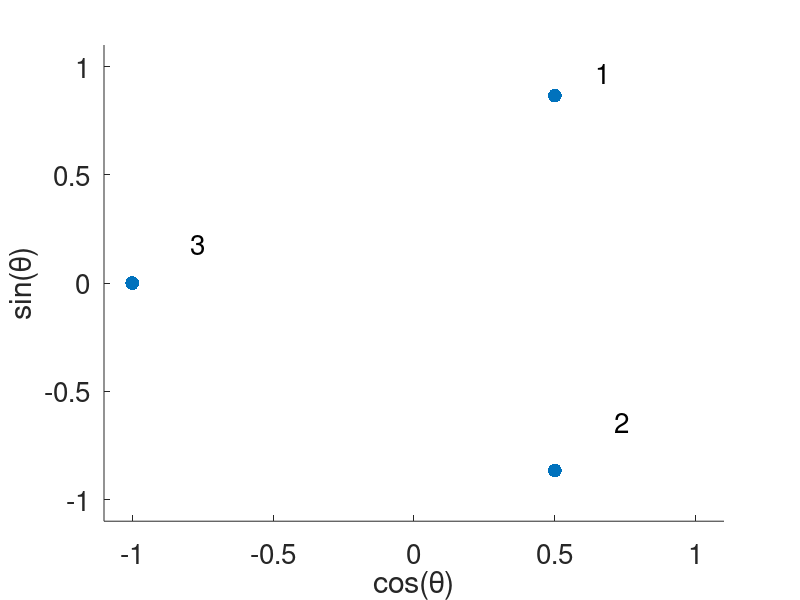
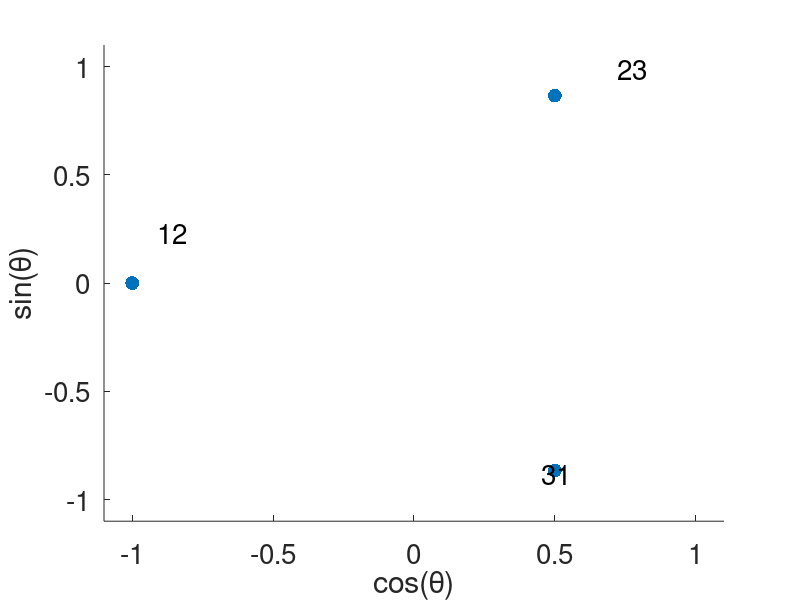
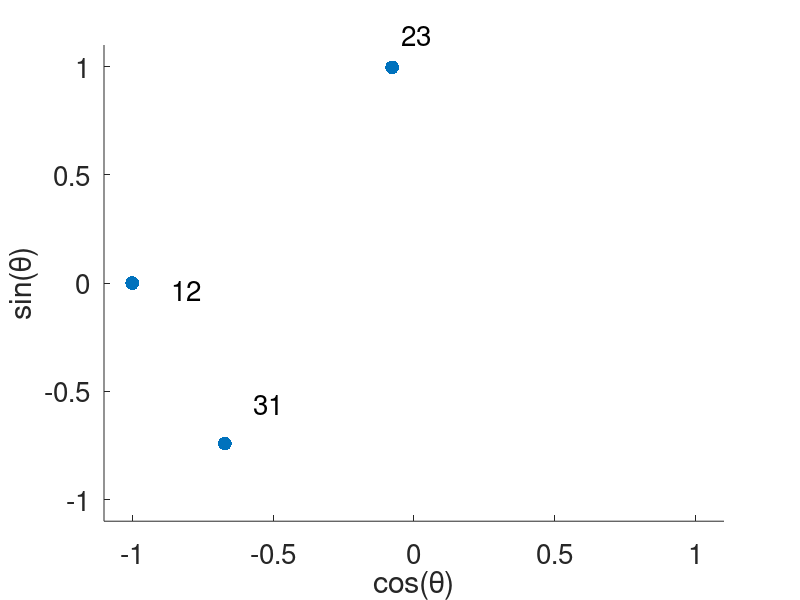
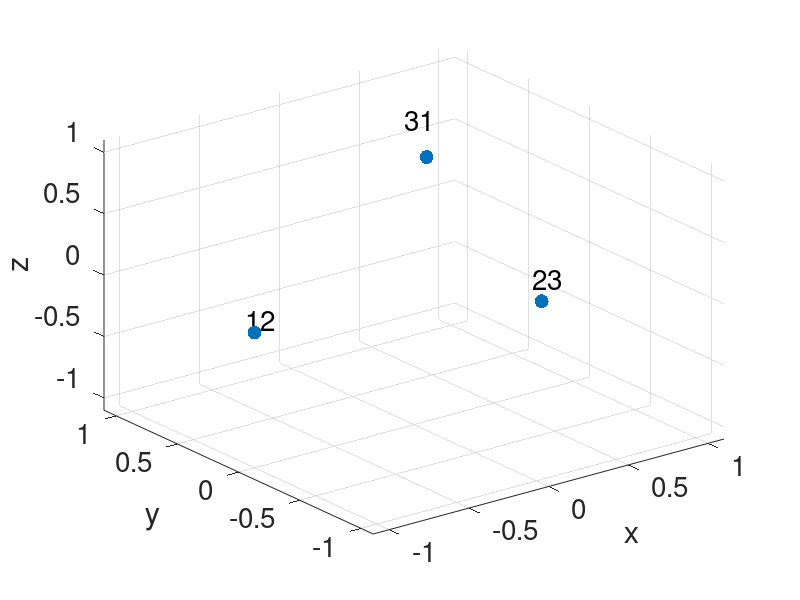

MATLAB code for these plots, in order: (Note: this script raises an error after producing the figures.)
%% Directed version {1,2,3}, {1,2}, {2,3}, {1,3}
g = 1/3;
%%% 3 nodes, 3 edges, 1 triangle 
% create boundary operators
n_node = 3; n_edge =3; n_triangle = 1;
node_name = [1 2 3]'; node_name = num2str(node_name); node_label = cellstr(node_name);
edge_name = [23 31 12]'; edge_name = num2str(edge_name); edge_label = cellstr(edge_name);
trg_name = [123]'; trg_name = num2str(trg_name); trg_label = cellstr(trg_name);


%%% B0
B1 = [0 1 -1; -1 0 1; 1 -1 0];

%%% B2
B2 = [1; -1; 1];

%% Undirected Version

% Hodge Laplacian
L0u = B1 * B1'; % 0-up Laplacian
L1d = B1' * B1; % 1-up Laplacian, n_edge*n_edge matrix
L1u = B2 * B2'; % 1-down Laplacian, n_edge*n_edge matrix
L2d = B2' * B2; % 2-down Laplacian, n_triangle*n_triangle matrix

% The undirected infered adjacency matrix
A0_up = diag(diag(L0u)) - L0u; % this is the same as the standard adjacency matrix for standard graph
D1_up = diag(diag(L1u));
A1_up = D1_up - L1u; % infered adjacency between edges

%% First version in Ginestra's notes Section B2
%%% Directed adjacency matrix
weight_e = [1 1 1]; % weight of edges
Ph1 = repelem(weight_e,[n_node],[1]);
%%% B2
weight_t = [1]; % weight of triangles
Ph2 = repelem(weight_t,[n_edge],[1]);

%%% Directed boundary operators
B1M = 0.5*sqrt(2).*B1.*exp(-1i*pi*g*(Ph1.*B1));
B2M = 0.5*sqrt(2).*B2.*exp(-1i*pi*g*(Ph2.*B2));

L0Mu = B1M*B1M';
L1Md = B1M' * B1M;
L1Mu = B2M * B2M';

% 0-up Laplacian
[V,D] = eig(L0Mu); % zero eigenvalues find connected components of edges through shared triangles
Psi = angle(V);s = 100.* ones(size(Psi(:,1)));
idx = kmeans([cos(Psi(:,1)), sin(Psi(:,1))], 3);
scatter(cos(Psi(:,1)),sin(Psi(:,1)), s, 'filled')
set(gca,'XLim',[-1.1 1.1],'YLim',[-1.1 1.1])
name = [1 2 3 4 5 6]'; name = num2str(name); label = cellstr(name);
dx = 0.1+0.2*rand(n_node,1); dy = 0.1+0.2*rand(n_node,1);% displacement so the text does not overlay the data points
xlabel('cos(\theta)');
ylabel('sin(\theta)');
text(cos(Psi(:,1))+dx, sin(Psi(:,1))+dy, node_label, 'FontSize', 20);
set(gca,'fontsize',20);
plt.LineWidth = 2;
ax = gca;
exportgraphics(ax,'plots/triangle_v3_L0Mu.eps','Resolution',300) 

% 1-down Magnetic Laplacian
[V, D] = eig(L1Md); % zero eigenvalues find connected components of edges through shared nodes
Psi = angle(V); s = 100.* ones(size(Psi(:,1)));
idx = kmeans([cos(Psi(:,1:2)), sin(Psi(:,1:2))], 3);
scatter(cos(Psi(:,1)),sin(Psi(:,1)), s, 'filled')
set(gca,'XLim',[-1.1 1.1],'YLim',[-1.1 1.1])
name = [12 31 23 24 43 45 64 65]'; name = num2str(name); label = cellstr(name);
xlabel('cos(\theta)');
ylabel('sin(\theta)');
dx = -0.05+0.3*rand(n_edge,1); dy = -0.05+0.3*rand(n_edge,1);% displacement so the text does not overlay the data points
text(cos(Psi(:,1))+dx, sin(Psi(:,1))+dy, edge_label, 'FontSize', 20);
set(gca,'fontsize',20);
plt.LineWidth = 2;
ax = gca;
exportgraphics(ax,'plots/triangle_v3_L1Md.eps','Resolution',300) 

% 1-up Magnetic Laplacian
[V,D] = eig(L1Mu); % zero eigenvalues find connected components of edges through shared triangles
Psi = angle(V); s = 100.* ones(size(Psi(:,1)));
idx = kmeans([cos(Psi(:,1:3)), sin(Psi(:,1:3))], 3);
scatter(cos(Psi(:,1)),sin(Psi(:,1)), s, 'filled')
set(gca,'XLim',[-1.1 1.1],'YLim',[-1.1 1.1])
name = [12 31 23 24 43 45 64 65]'; name = num2str(name); label = cellstr(name);
xlabel('cos(\theta)');
ylabel('sin(\theta)');
dx = -0.05+0.3*rand(n_edge,1); dy = -0.05+0.3*rand(n_edge,1);% displacement so the text does not overlay the data points
text(cos(Psi(:,1))+dx, sin(Psi(:,1))+dy, edge_label, 'FontSize', 20);
set(gca,'fontsize',20);
plt.LineWidth = 2;
ax = gca;
exportgraphics(ax,'plots/triangle_v3_L1Mu.eps','Resolution',300) 

% plot top 2 eigenvectors
psi1 = Psi(:, 1)';
azi = Psi(:, 1)'; %azimuth for the spherical coordinates
ele = Psi(:, 2)'; % elevation for the sperical coordinates
[x,y,z] = sph2cart(azi,ele,1);
scatter3(x,y,z, s, 'filled')
xlabel('x');
ylabel('y');
zlabel('z');
set(gca,'XLim',[-1.1 1.1],'YLim',[-1.1 1.1],'ZLim',[-1.1 1.1])
name = [12 31 23 42 34 45 64 65]'; name = num2str(name); label = cellstr(name);
dx = -0.05+0.3*rand(n_edge,1); dy = -0.05+0.3*rand(n_edge,1); dz = -0.05+0.3*rand(n_edge,1);% displacement so the text does not overlay the data points
text(x+dx', y+dy', z+dz', edge_label, 'FontSize', 20);
set(gca,'fontsize',20);
plt.LineWidth = 2;
ax = gca;
exportgraphics(ax,'plots/triangle_v3_L1Mu.eps','Resolution',300) 

% 1 Laplacian
[V1M,D1M] = eig(L1Mu + L1Md); % zero eigenvalues find connected components of edges through shared triangles
Psi = angle(V1M);
idx = kmeans([cos(Psi(:,1)), sin(Psi(:,1:2))], 3);
scatter(cos(Psi(:,1)),sin(Psi(:,1)), s, 'filled')
set(gca,'XLim',[-1.1 1.1],'YLim',[-1.1 1.1])
name = [12 31 23 42 34 45 64 65]'; name = num2str(name); label = cellstr(name);
xlabel('cos(\theta)');
ylabel('sin(\theta)');
dx = 0.1; dy = 0.1;% displacement so the text does not overlay the data points
text(cos(Psi(:,1))+dx, sin(Psi(:,1))+dy, edge_label, 'FontSize', 20);
set(gca,'fontsize',20);
plt.LineWidth = 2;
ax = gca;
exportgraphics(ax,'plots/triangle_v3_L1M.eps','Resolution',300)  

%% Second version Ginestra's notes Section III
delta = 2*pi*g;
I2 = ones(2);

sigx = [0 1; 1 0];
sigy = [0 -1i; 1i 0];
sigz = [1 0; 0 -1];
O = zeros(2,2);

Im = exp(-delta*i)*I2;
Ip = exp(delta*i)*I2;
sigy_m = exp(-delta*i)*sigy;
sigy_p = exp(delta*i)*sigy;
sigz_m = exp(-delta*i)*sigz;
sigz_p = exp(delta*i)*sigz;

T =[O sigz_p Ip; sigz_m O sigy_p; Im sigy_m O];
Lm1u = kron(D1_up, I2) - T .* kron(A1_up, I2); % matrix product is not Hermitian

% 1-up Laplacian
[Vm1u,Dm1u] = eig(Lm1u); % zero eigenvalues find connected components of edges through shared triangles
scatter(Vm1u(:,2),Vm1u(:,3))
Lm1u == Lm1u'
Psi = angle(Vm1u);
psi1 = Psi(:, 1)';
theta = psi1(1:2:end);
phi = psi1(2:2:end);
scatter(cos(theta),sin(theta));
scatter(cos(phi),sin(phi));
[x,y,z] = sph2cart(theta,phi,1);
scatter3(x,y,z)
set(gca,'XLim',[-1.1 1.1],'YLim',[-1.1 1.1],'ZLim',[-1.1 1.1])
edge_name = [23 13 12]'; edge_name = num2str(edge_name); label = cellstr(edge_name);
dx = 0.1; dy = 0.1; dz = 0.1;% displacement so the text does not overlay the data points
text(x+dx, y+dy, z+dz, label);
set(gca,'fontsize',20);
plt.LineWidth = 2;
ax = gca;
exportgraphics(ax,'plots/triangle_v3.jpg','Resolution',300) 

%% Third version -- only consider direction of triangle, treat edges as undirected
%solve the eigenvalues
phase = meigenmaps(A1,g);
scatter(cos(phase),sin(phase))
set(gca,'XLim',[-1.1 1.1],'YLim',[-1.1 1.1])
edge_name = [23 13 12]'; edge_name = num2str(edge_name); label = cellstr(edge_name);
dx = 0.1; dy = 0.1;% displacement so the text does not overlay the data points
text(cos(phase)+dx, sin(phase)+dy, label);
set(gca,'fontsize',20);
plt.LineWidth = 2;
ax = gca;
exportgraphics(ax,'plots/triangle_v3.jpg','Resolution',300) 
